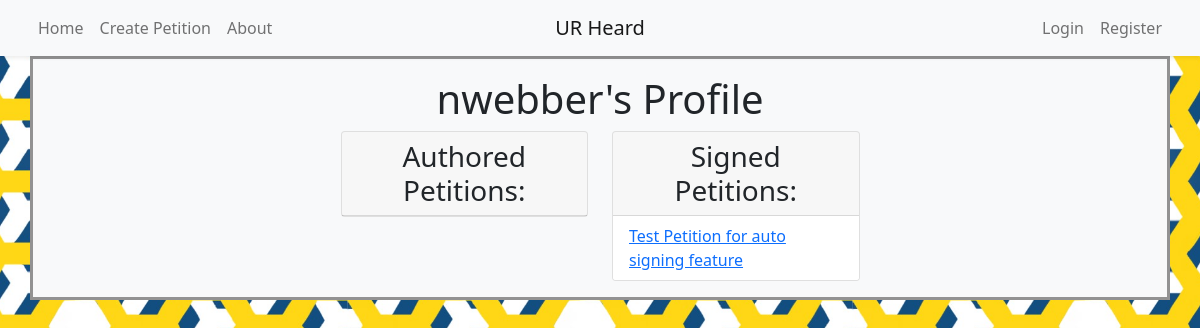
/profile/2, run on an earlier commit of the app's database.
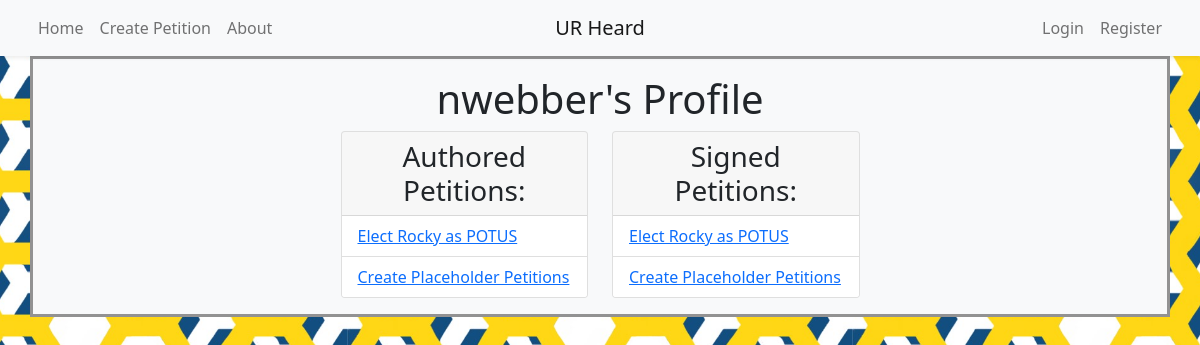
And on a later commit of the database.
### models.py (models this page shows, shortened)
class Petition(db.Model):
	__tablename__ = 'petition'
	id = db.Column(db.Integer, primary_key=True)
	title = db.Column(db.String(80), nullable=False)
	body = db.Column(db.Text, nullable=False)
	author_id = db.Column(db.Integer, db.ForeignKey('user.id'), nullable=False)
	author = db.relationship('User', backref='petition')
	timestamp = db.Column(db.DateTime, default=datetime.utcnow)
	signers = db.relationship('User', secondary=signature, backref='signed_petitions')
	initial_signatures = 0
	signature_count = db.Column(db.Integer, default=initial_signatures)

### app.py (the view)
@app.route('/profile/<int:id>')
def profile(id):
	current_profile = User.query.get_or_404(id)
	return render_template('profile.html', current_profile=current_profile)

### templates/profile.html (shortened to what this page needs)
{% extends "base.html" %}
{% block content %}
	<header class="page-header">
		<h1 class="text-center">{{ current_profile.name}}'s Profile</h1>
	</header>
	<div class="row w-50 mx-auto">
		<div class="column w-50">
			<div class="card">
				<h3 class="card-header text-center">Authored Petitions:</h3>
				<ul class="list-group list-group-flush">
					{% for petition in current_profile.petition|reverse %}
						<li class="list-group-item"><a href="{{ url_for ('petition', id=petition.id) }}">{{petition.title}}</a></li>
					{% endfor %}
				</ul>
			</div>
		</div>
		<div class="column w-50">
			<div class="card">
				<h3 class="card-header text-center">Signed Petitions:</h3>
				<ul class="list-group list-group-flush">
					{% for petition in current_profile.signed_petitions|reverse %}
						<li class="list-group-item"><a href="{{ url_for ('petition', id=petition.id) }}">{{petition.title}}</a></li>
					{% endfor %}
				</ul>
			</div>
		</div>
	</div>
{% endblock content %}

What changed in the data, as far as the page shows it:
removed Petition: title "Test Petition for auto signing feature", shown under "Signed Petitions:"
added Petition: title "Elect Rocky as POTUS"
added Petition: title "Create Placeholder Petitions"
